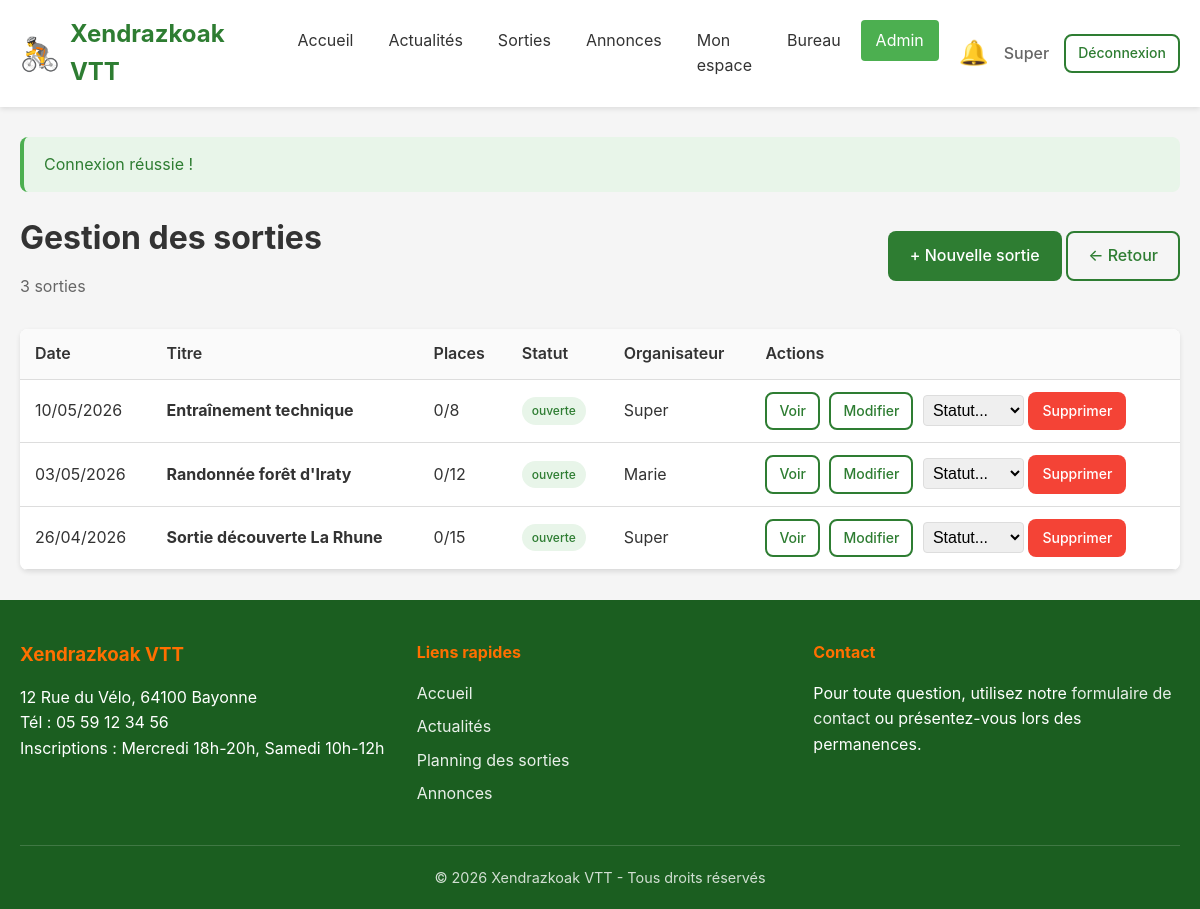
The app's page /manage_sorties.php (signed in) with its own data.
### tables this page shows
CREATE TABLE sorties (
    id INT AUTO_INCREMENT PRIMARY KEY,
    titre VARCHAR(255) NOT NULL,
    description TEXT DEFAULT NULL,
    date_sortie DATE NOT NULL,
    nombre_places INT NOT NULL DEFAULT 20,
    encadrants VARCHAR(500) DEFAULT NULL,
    accompagnateurs VARCHAR(500) DEFAULT NULL,
    statut ENUM('ouverte', 'complete', 'annulee', 'archivee') DEFAULT 'ouverte',
    created_by INT NOT NULL,
    created_at DATETIME DEFAULT CURRENT_TIMESTAMP,
    updated_at DATETIME DEFAULT CURRENT_TIMESTAMP ON UPDATE CURRENT_TIMESTAMP,
    FOREIGN KEY (created_by) REFERENCES users(id) ON DELETE CASCADE
);

CREATE TABLE users (
    id INT AUTO_INCREMENT PRIMARY KEY,
    nom VARCHAR(100) NOT NULL,
    prenom VARCHAR(100) NOT NULL,
    email VARCHAR(255) NOT NULL UNIQUE,
    password_hash VARCHAR(255) NOT NULL,
    age INT NOT NULL,
    responsable_nom_prenom VARCHAR(200) DEFAULT NULL COMMENT 'Obligatoire si age < 18',
    telephone_urgence VARCHAR(20) NOT NULL,
    commentaire TEXT DEFAULT NULL,
    role ENUM('visiteur', 'utilisateur', 'bureau', 'admin') DEFAULT 'utilisateur',
    statut_compte ENUM('en_attente', 'valide', 'refuse', 'desactive') DEFAULT 'en_attente',
    created_at DATETIME DEFAULT CURRENT_TIMESTAMP,
    updated_at DATETIME DEFAULT CURRENT_TIMESTAMP ON UPDATE CURRENT_TIMESTAMP
);

CREATE TABLE club_infos (
    id INT AUTO_INCREMENT PRIMARY KEY,
    nom_club VARCHAR(200) NOT NULL,
    adresse TEXT NOT NULL,
    telephone VARCHAR(20) NOT NULL,
    jours_inscription VARCHAR(255) NOT NULL,
    youtube_url VARCHAR(500) DEFAULT NULL,
    updated_at DATETIME DEFAULT CURRENT_TIMESTAMP ON UPDATE CURRENT_TIMESTAMP
);

### db.php (called while the page is built, shortened)
<?php
function getDB() {
    static $pdo = null;
    if ($pdo !== null) {
        return $pdo;
    }
    try {
        $dsn = "mysql:host=" . DB_HOST . ";dbname=" . DB_NAME . ";charset=" . DB_CHARSET;
        $options = [
            PDO::ATTR_ERRMODE            => PDO::ERRMODE_EXCEPTION,
            PDO::ATTR_DEFAULT_FETCH_MODE => PDO::FETCH_ASSOC,
            PDO::ATTR_EMULATE_PREPARES   => false,
        ];
        $pdo = new PDO($dsn, DB_USER, DB_PASS, $options);
        return $pdo;
    } catch (PDOException $e) {
        if (DEBUG_MODE) {
            die("Erreur de connexion à la base de données : " . $e->getMessage());
        } else {
            die("Erreur de connexion à la base de données. Veuillez réessayer plus tard.");
        }
    }
}
function dbFetchAll($sql, $params = []) {
    $stmt = getDB()->prepare($sql);
    $stmt->execute($params);
    return $stmt->fetchAll();
}
function dbFetchOne($sql, $params = []) {
    $stmt = getDB()->prepare($sql);
    $stmt->execute($params);
    return $stmt->fetch();
}

### auth.php (called while the page is built, shortened)
<?php
require_once __DIR__ . '/functions.php';
function isLoggedIn() {
    return isset($_SESSION['user_id']) && $_SESSION['user_id'] > 0;
}
function getCurrentUser() {
    return $_SESSION['user_data'];
}
function hasRole($roles) {
    $user = getCurrentUser();
    if (is_string($roles)) {
        $roles = [$roles];
    }
    return in_array($user['role'], $roles);
}
function isAdmin() {
    return hasRole(ROLE_ADMIN);
}

### manage_sorties.php (the view, shortened to what this page needs)
<?php
require_once __DIR__ . '/auth.php';
$action = $_GET['action'] ?? '';
$sorties = dbFetchAll("
    SELECT s.*, u.prenom, u.nom as organisateur_nom,
           (SELECT COUNT(*) FROM sortie_inscriptions si WHERE si.sortie_id = s.id AND si.statut = 'inscrit') as nb_inscrits
    FROM sorties s
    JOIN users u ON s.created_by = u.id
    ORDER BY s.date_sortie DESC
");
require_once __DIR__ . '/header.php';
?>
<div class="page-header flex flex-between items-center">
    <div>
        <h1>Gestion des sorties</h1>
        <p><?php echo count($sorties); ?> sortie<?php echo count($sorties) > 1 ? 's' : ''; ?></p>
    </div>
    <div>
        <?php if ($action !== 'add' && $action !== 'edit'): ?>
            <a href="?action=add" class="btn btn-primary">+ Nouvelle sortie</a>
        <?php endif; ?>
        <a href="<?php echo isAdmin() ? 'admin_dashboard.php' : 'bureau_dashboard.php'; ?>" class="btn btn-outline">← Retour</a>
    </div>
</div>
<div class="card">
    <div class="table-responsive">
        <table class="table">
            <thead>
                <tr>
                    <th>Date</th>
                    <th>Titre</th>
                    <th>Places</th>
                    <th>Statut</th>
                    <th>Organisateur</th>
                    <th>Actions</th>
                </tr>
            </thead>
            <tbody>
                <?php if (empty($sorties)): ?>
                    <tr>
                        <td colspan="6" class="text-center text-muted">Aucune sortie.</td>
                    </tr>
                <?php else: ?>
                    <?php foreach ($sorties as $sortie): ?>
                        <tr>
                            <td><?php echo formatDate($sortie['date_sortie']); ?></td>
                            <td><strong><?php echo escape($sortie['titre']); ?></strong></td>
                            <td>
                                <?php echo $sortie['nb_inscrits']; ?>/<?php echo $sortie['nombre_places']; ?>
                            </td>
                            <td>
                                <span class="badge badge-<?php
                                    echo $sortie['statut'] === 'ouverte' ? 'success' :
                                        ($sortie['statut'] === 'complete' ? 'info' :
                                        ($sortie['statut'] === 'annulee' ? 'error' : 'secondary'));
                                ?>">
                                    <?php echo $sortie['statut']; ?>
                                </span>
                            </td>
                            <td><?php echo escape($sortie['prenom']); ?></td>
                            <td class="actions">
                                <a href="sortie_view.php?id=<?php echo $sortie['id']; ?>" class="btn btn-sm btn-outline" target="_blank">Voir</a>
                                <a href="?action=edit&id=<?php echo $sortie['id']; ?>" class="btn btn-sm btn-outline">Modifier</a>
                                <select onchange="if(this.value) window.location='?action=status&id=<?php echo $sortie['id']; ?>&status='+this.value"
                                        class="form-control" style="width: auto; display: inline-block; padding: 5px;">
                                    <option value="">Statut...</option>
                                </select>
                                <a href="?action=delete&id=<?php echo $sortie['id']; ?>" class="btn btn-sm btn-danger"
                                   data-confirm="Supprimer cette sortie et toutes ses inscriptions ?">Supprimer</a>
                            </td>
                        </tr>
                    <?php endforeach; ?>
                <?php endif; ?>
            </tbody>
        </table>
    </div>
</div>
<?php require_once __DIR__ . '/footer.php'; ?>

### footer.php (shortened to what this page needs)
        </div>
    </main>
    <footer class="main-footer">
        <div class="container">
            <div class="footer-content">
                <div class="footer-info">
                    <h3><?php echo SITE_NAME; ?></h3>
                    <?php if ($clubInfo): ?>
                        <p><?php echo escape($clubInfo['adresse']); ?></p>
                        <p>Tél : <?php echo escape($clubInfo['telephone']); ?></p>
                        <p>Inscriptions : <?php echo escape($clubInfo['jours_inscription']); ?></p>
                    <?php endif; ?>
                </div>
                <div class="footer-links">
                    <h4>Liens rapides</h4>
                    <ul>
                        <li><a href="index.php">Accueil</a></li>
                        <li><a href="actualites.php">Actualités</a></li>
                        <li><a href="sorties.php">Planning des sorties</a></li>
                        <li><a href="annonces.php">Annonces</a></li>
                    </ul>
                </div>
                <div class="footer-contact">
                    <h4>Contact</h4>
                    <p>Pour toute question, utilisez notre <a href="messages.php">formulaire de contact</a> ou présentez-vous lors des permanences.</p>
                </div>
            </div>
            <div class="footer-bottom">
                <p>&copy; <?php echo date('Y'); ?> <?php echo SITE_NAME; ?> - Tous droits réservés</p>
            </div>
        </div>
    </footer>
</body>
</html>

### css/style.css (style rules this page uses)
*, *::before, *::after { box-sizing: border-box; margin: 0; padding: 0; }
:root { --primary-color: #2e7d32; --primary-dark: #1b5e20; --primary-light: #4caf50; --secondary-color: #ff6f00; --secondary-dark: #e65100; --text-color: #333; --text-light: #666; --bg-color: #f5f5f5; --white: #fff; --border-color: #ddd; --success-color: #4caf50; --error-color: #f44336; --warning-color: #ff9800; --info-color: #2196f3; --shadow: 0 2px 5px rgba(0,0,0,0.1); --shadow-lg: 0 5px 15px rgba(0,0,0,0.15); --radius: 8px; --radius-sm: 4px; }
body { font-family: -apple-system, BlinkMacSystemFont, 'Segoe UI', Roboto, Oxygen, Ubuntu, sans-serif; font-size: 16px; line-height: 1.6; color: var(--text-color); background-color: var(--bg-color); min-height: 100vh; display: flex; flex-direction: column; }
a { color: var(--primary-color); text-decoration: none; }
.container { width: 100%; max-width: 1200px; margin: 0 auto; padding: 0 20px; }
.main-footer { background: var(--primary-dark); color: var(--white); padding: 40px 0 20px; margin-top: auto; }
.footer-content { display: grid; grid-template-columns: repeat(auto-fit, minmax(250px, 1fr)); gap: 30px; margin-bottom: 30px; }
.footer-info h3, .footer-links h4, .footer-contact h4 { margin-bottom: 15px; color: var(--secondary-color); }
.footer-links ul { list-style: none; }
.footer-links li { margin-bottom: 8px; }
.footer-links a, .footer-contact a { color: var(--white); opacity: 0.9; }
.footer-bottom { text-align: center; padding-top: 20px; border-top: 1px solid rgba(255,255,255,0.2); font-size: 0.9rem; opacity: 0.8; }
.btn { display: inline-block; padding: 10px 20px; font-size: 1rem; font-weight: 500; text-align: center; border: 2px solid transparent; border-radius: var(--radius); cursor: pointer; transition: all 0.2s; }
.btn-primary { background: var(--primary-color); color: var(--white); }
.btn-outline { background: transparent; border-color: var(--primary-color); color: var(--primary-color); }
.btn-danger { background: var(--error-color); color: var(--white); }
.btn-sm { padding: 6px 12px; font-size: 0.875rem; }
.form-control { width: 100%; padding: 10px 15px; font-size: 1rem; border: 1px solid var(--border-color); border-radius: var(--radius-sm); transition: border-color 0.2s, box-shadow 0.2s; }
select.form-control { cursor: pointer; }
.card { background: var(--white); border-radius: var(--radius); box-shadow: var(--shadow); overflow: hidden; }
.table-responsive { overflow-x: auto; }
.table { width: 100%; border-collapse: collapse; background: var(--white); }
.table th, .table td { padding: 12px 15px; text-align: left; border-bottom: 1px solid var(--border-color); }
.table th { background: #fafafa; font-weight: 600; }
.table .actions { white-space: nowrap; }
.table .actions a, .table .actions button { margin-right: 5px; }
.badge { display: inline-block; padding: 4px 10px; font-size: 0.75rem; font-weight: 500; border-radius: 20px; }
.badge-success { background: #e8f5e9; color: #2e7d32; }
.page-header { margin-bottom: 30px; }
.page-header h1 { font-size: 2rem; margin-bottom: 10px; }
.page-header p { color: var(--text-light); }
.flex { display: flex; }
.flex-between { justify-content: space-between; }
.items-center { align-items: center; }

### records on screen
sorties: date_sortie "10/05/2026", titre "Entraînement technique", nb_inscrits "0", nombre_places "8", statut "ouverte", created_by.prenom "Super"
sorties: date_sortie "03/05/2026", titre "Randonnée forêt d'Iraty", nb_inscrits "0", nombre_places "12", statut "ouverte", created_by.prenom "Marie"
sorties: date_sortie "26/04/2026", titre "Sortie découverte La Rhune", nb_inscrits "0", nombre_places "15", statut "ouverte", created_by.prenom "Super"
club_infos: adresse "12 Rue du Vélo, 64100 Bayonne", telephone "05 59 12 34 56", jours_inscription "Mercredi 18h-20h, Samedi 10h-12h"

### other values on screen
SITE_NAME "Xendrazkoak VTT"
$currentUser['prenom'] "Super"
$flash['message'] "Connexion réussie !"
count($sorties) "3"
